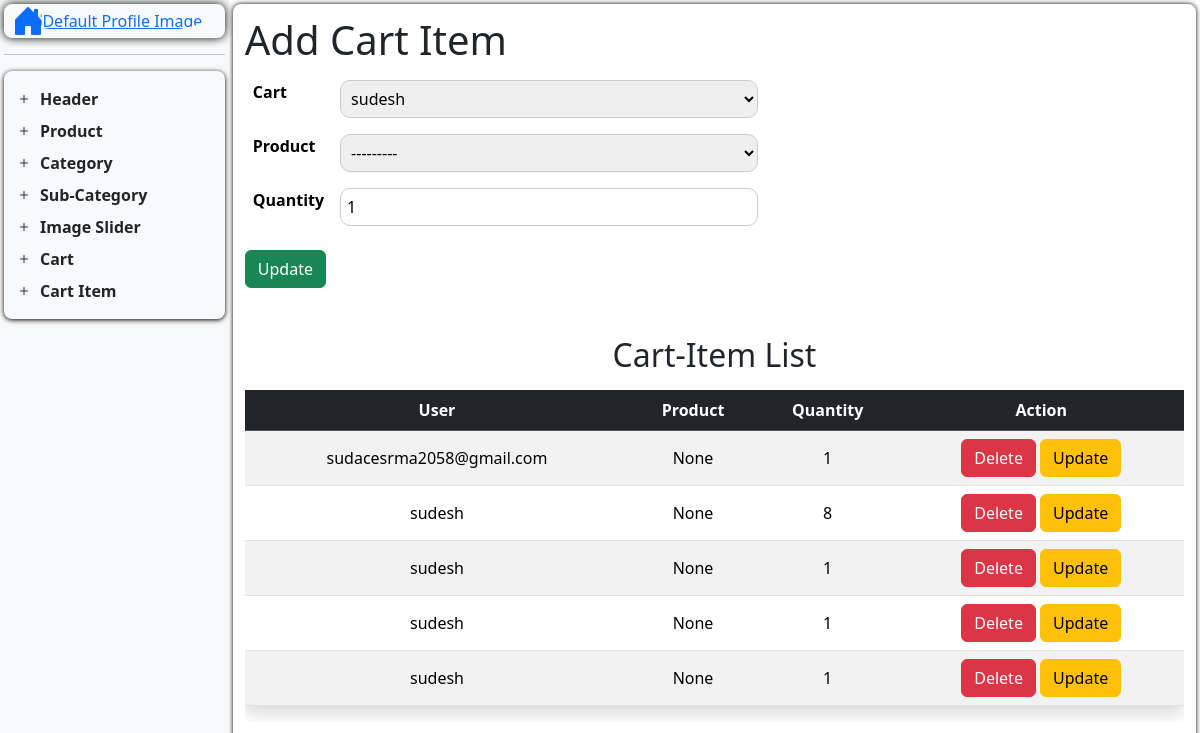
Screenshot of /dashboard/update-cart-item/103 with the database file from the repository.
### nep_app/models.py (models this page shows, shortened)
class CartItemModel(models.Model):
    cart = models.ForeignKey(CartModel, on_delete=models.CASCADE, related_name="cart_items")
    product = models.ForeignKey(ProductModel, on_delete=models.SET_NULL, null=True, blank=True)
    quantity = models.PositiveIntegerField(default=1,)

class CartModel(models.Model):
    user = models.ForeignKey(User, on_delete=models.CASCADE, related_name="cart")
    is_paid = models.BooleanField(default=False)
    def __str__(self) -> str:
        return f"{self.user}"

### nep_app/views.py (the view)
# urls.py: path('dashboard/update-cart-item/<int:id>', update_cart_item, name='update_cart_item'),
def update_cart_item(request, id):
    return handle_update(
        request=request,
        id=id,
        model=CartItemModel,
        formname=CartItemForm,
        redirect_url='add_cart_item',
        template_url="Dashboard/D_Content/add_cart_item.html",
        action_url="update_cart_item"
    )

### nep_app/forms.py
class CartItemForm(forms.ModelForm):
    class Meta:
        model = CartItemModel
        fields = "__all__"

### handler/ViewHandler.py (called while the page is built)
def handle_update(
    request,
    id,
    model,
    formname,
    redirect_url,
    template_url,
    action_url
):
    data = get_object_or_404(model, id=id)
    if request.method == 'POST':
        form = formname(request.POST, request.FILES, instance=data)
        if form.is_valid():
            form.save()
            return redirect(redirect_url)
    else:
        form = formname(instance=data)
    context = {
        "form": form,
        "data": model.objects.order_by('-id'),
        'action_url': reverse(action_url, args=[id]),
    }
    return render(request, template_url, context)

### nep_app/models.py (called while the page is built)
    def __str__(self) -> str:
        return f"{self.category_name}"

    def __str__(self) -> str:
        return f"{self.product_name} - {self.product_description} - {self.product_price} - {self.product_category}"

### templates/Dashboard/D_Content/add_cart_item.html
{% extends "Dashboard/dashboard.html" %}
{% block add_cart_item %}
<h1>Add Cart Item</h1>
<table class="table table-borderless">
    <tr>
        <th><label for="cart_item">Cart</label></th>
        <td>{{form.cart}}</td>
    </tr>
    <tr>
        <th>Product</th>
        <td>{{form.product}}</td>
    </tr>
    <tr>
        <th>Quantity</th>
        <td>{{form.quantity}}</td>
    </tr>
</table>
<button type="submit" name="submit" class="btn btn-success">
    {% if form.instance.id %} Update {% else %} Save {% endif %}
</button>
<div class="mt-5">
    <h2 class="text-center mb-3">Cart-Item List</h2>
    <div class="table-responsive">
        <table class="table table-striped table-hover text-center shadow">
            <thead class="table-dark">
                <tr>
                    <th>User</th>
                    <th>Product</th>
                    <th>Quantity</th>
                    <th>Action</th>
                </tr>
            </thead>
            <tbody>
                {% for cartitem in data %}
                <tr>
                    <td class="align-middle">{{ cartitem.cart }}</td>
                    <td class="align-middle">{{ cartitem.product }}</td>
                    <td class="align-middle">{{ cartitem.quantity }}</td>
                    <td>
                        <a href="{% url 'del_cart_item' cartitem.id %}" class="btn btn-danger">Delete</a>
                        <a href="{% url 'update_cart_item' cartitem.id %}" class="btn btn-warning">Update</a>
                    </td>
                </tr>
                {% endfor %}
            </tbody>
        </table>
    </div>
</div>
{% endblock %}

### templates/Dashboard/dashboard.html (style rules this page uses)
* { margin: 0; padding: 0; max-width: 100%; box-sizing: border-box; }
input, select { width: 50%; padding: 6px; border: 1px solid #ccc; border-radius: 10px; }

### rows the page displays
CartItemModel: cart "sudesh", product "---------", quantity "1", product "None"
CartItemModel: cart "sudacesrma2058@gmail.com", product "None", quantity "1"
CartItemModel: cart "sudesh", product "None", quantity "8"
CartItemModel: cart "sudesh", product "None", quantity "1"
CartItemModel: cart "sudesh", product "None", quantity "1"
